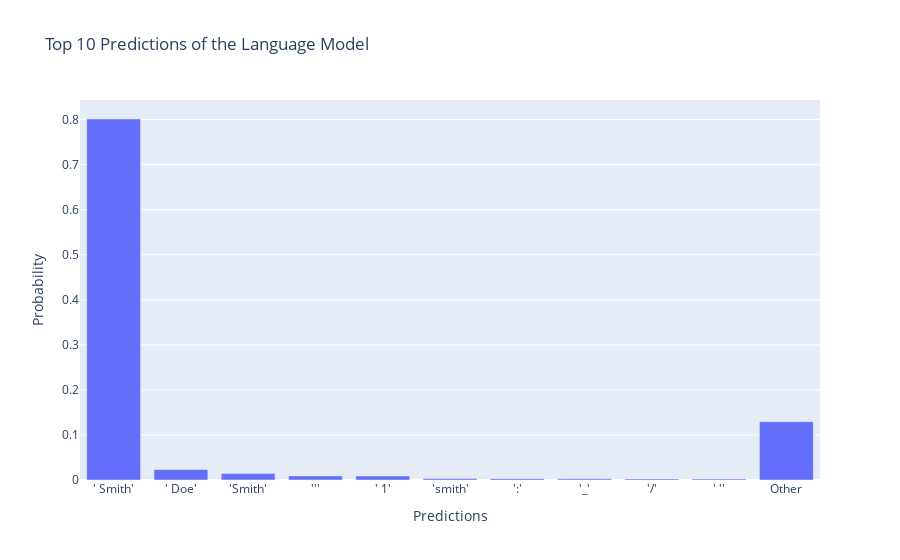

Write notebook code for a chart like this one.
### Code cell
test_in = """
let userName = 'John Smith';
console.log(userName);
// 'John"""
test_prompt(test_in)

### Figure 1 — Plotly figure (JSON) as saved in the notebook; plotly's stock layout.template omitted (floating-point values rounded to 4 significant figures)
{"data": [{"alignmentgroup": "True", "hovertemplate": "Predictions=%{x}<br>Probability=%{y}<extra></extra>", "legendgroup": "", "marker": {"color": "#636efa", "pattern": {"shape": ""}}, "name": "", "offsetgroup": "", "orientation": "v", "showlegend": false, "textposition": "auto", "type": "bar", "x": ["' Smith'", "' Doe'", "'Smith'", "'''", "' 1'", "'smith'", "':'", "'_'", "'/'", "' ''", "Other"], "xaxis": "x", "y": [0.8013, 0.02315, 0.01428, 0.009139, 0.008971, 0.0035, 0.003047, 0.002585, 0.002391, 0.002232, 0.1294], "yaxis": "y"}], "layout": {"barmode": "relative", "legend": {"tracegroupgap": 0}, "title": {"text": "Top 10 Predictions of the Language Model"}, "xaxis": {"anchor": "y", "domain": [0, 1], "title": {"text": "Predictions"}}, "yaxis": {"anchor": "x", "domain": [0, 1], "title": {"text": "Probability"}}}}
